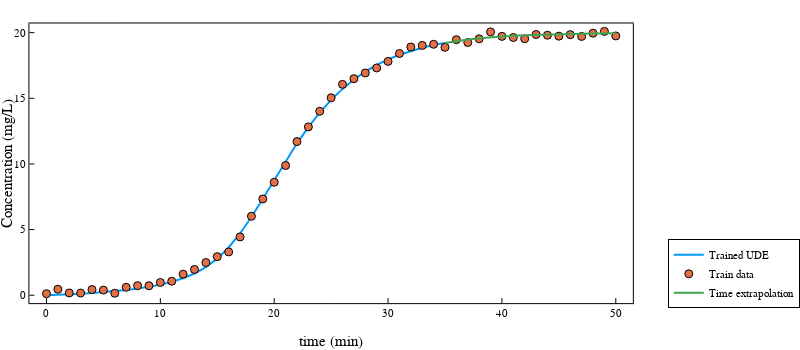

Here is the notebook cell this chart was saved with:
### Code cell
Cin = 20
plot(sol_ude.t[1:train_index], predict_full(res1.u, 1)[1:train_index], label = "Trained UDE", size = (800, 350))
scatter!(train_data[:, 1], train_data[:, 2], xlabel = "time (min)", 
    ylabel = "Concentration (mg/L)", label = "Train data",
legend=:outerbottomright)
plot!(train_data[train_index:end, 1], predict_full(res1.u, 1)[train_index:end], label = "Time extrapolation", size = (800, 350))

### Figure 1 — Plotly figure (JSON) as saved in the notebook; plotly's stock layout.template omitted (floating-point values rounded to 4 significant figures)
{"data": [{"colorbar": {"len": 0.9021, "title": "", "x": 0.9951, "y": 0.5377}, "legendgroup": "Trained UDE", "line": {"color": "rgba(0, 154, 250, 1.000)", "dash": "solid", "shape": "linear", "width": 2}, "mode": "lines", "name": "Trained UDE", "showlegend": true, "type": "scatter", "x": [0, 1, 2, 3, 4, 5, 6, 7, 8, 9, 10, 11, 12, 13, 14, 15, 16, 17, 18, 19, 20, 21, 22, 23, 24, 25, 26, 27, 28, 29, 30, 31, 32, 33, 34, 35], "xaxis": "x", "y": [0, 0.02073, 0.06213, 0.1096, 0.1645, 0.2285, 0.3039, 0.3939, 0.5026, 0.6361, 0.803, 1.015, 1.291, 1.654, 2.14, 2.789, 3.638, 4.703, 5.959, 7.348, 8.792, 10.22, 11.57, 12.81, 13.91, 14.88, 15.72, 16.43, 17.03, 17.54, 17.96, 18.32, 18.61, 18.85, 19.05, 19.22], "yaxis": "y"}, {"colorbar": {"len": 0.9021, "title": "", "x": 0.9951, "y": 0.5377}, "legendgroup": "Train data", "marker": {"color": "rgba(227, 111, 71, 1.000)", "line": {"color": "rgba(0, 0, 0, 1.000)", "width": 1}, "size": 8, "symbol": "circle"}, "mode": "markers", "name": "Train data", "showlegend": true, "type": "scatter", "x": [0, 1, 2, 3, 4, 5, 6, 7, 8, 9, 10, 11, 12, 13, 14, 15, 16, 17, 18, 19, 20, 21, 22, 23, 24, 25, 26, 27, 28, 29, 30, 31, 32, 33, 34, 35, 36, 37, 38, 39, 40, 41, 42, 43, 44, 45, 46, 47, 48, 49, 50], "xaxis": "x", "y": [0.1149, 0.4536, 0.1717, 0.1643, 0.4308, 0.3904, 0.1498, 0.605, 0.7288, 0.7208, 0.9726, 1.065, 1.606, 1.962, 2.488, 2.937, 3.3, 4.44, 6.015, 7.332, 8.601, 9.88, 11.7, 12.82, 14.01, 15.04, 16.06, 16.49, 16.93, 17.31, 17.81, 18.41, 18.91, 19.03, 19.11, 18.88, 19.46, 19.25, 19.53, 20.06, 19.71, 19.63, 19.54, 19.86, 19.8, 19.73, 19.85, 19.71, 19.96, 20.09, 19.75], "yaxis": "y"}, {"colorbar": {"len": 0.9021, "title": "", "x": 0.9951, "y": 0.5377}, "legendgroup": "Time extrapolation", "line": {"color": "rgba(62, 164, 78, 1.000)", "dash": "solid", "shape": "linear", "width": 2}, "mode": "lines", "name": "Time extrapolation", "showlegend": true, "type": "scatter", "x": [35, 36, 37, 38, 39, 40, 41, 42, 43, 44, 45, 46, 47, 48, 49, 50], "xaxis": "x", "y": [19.22, 19.36, 19.47, 19.56, 19.64, 19.7, 19.76, 19.8, 19.84, 19.86, 19.89, 19.91, 19.92, 19.94, 19.95, 19.96], "yaxis": "y"}], "layout": {"annotations": [], "height": 350, "legend": {"bgcolor": "rgba(255, 255, 255, 1.000)", "bordercolor": "rgba(0, 0, 0, 1.000)", "borderwidth": 1, "font": {"color": "rgba(0, 0, 0, 1.000)", "family": "Computer Modern", "size": 11}, "title": {"font": {"color": "rgba(0, 0, 0, 1.000)", "family": "Computer Modern", "size": 15}, "text": ""}, "tracegroupgap": 0, "traceorder": "normal", "x": 1.05, "xanchor": "lower", "y": 0.07, "yanchor": "right"}, "margin": {"b": 20, "l": 0, "r": 0, "t": 20}, "paper_bgcolor": "rgba(255, 255, 255, 1.000)", "plot_bgcolor": "rgba(255, 255, 255, 1.000)", "showlegend": true, "width": 800, "xaxis": {"anchor": "y", "domain": [0.04624, 0.9951], "gridcolor": "rgba(0, 0, 0, 0.100)", "gridwidth": 0.5, "linecolor": "rgba(0, 0, 0, 1.000)", "mirror": true, "range": [-1.5, 51.5], "showgrid": false, "showline": true, "showticklabels": true, "tickangle": 0, "tickcolor": "rgb(0, 0, 0)", "tickfont": {"color": "rgba(0, 0, 0, 1.000)", "family": "Computer Modern", "size": 11}, "tickmode": "array", "ticks": "inside", "ticktext": ["0", "10", "20", "30", "40", "50"], "tickvals": [0, 10, 20, 30, 40, 50], "title": "time (min)", "titlefont": {"color": "rgba(0, 0, 0, 1.000)", "family": "Computer Modern", "size": 15}, "type": "-", "visible": true, "zeroline": false, "zerolinecolor": "rgba(0, 0, 0, 1.000)"}, "yaxis": {"anchor": "x", "domain": [0.08665, 0.9888], "gridcolor": "rgba(0, 0, 0, 0.100)", "gridwidth": 0.5, "linecolor": "rgba(0, 0, 0, 1.000)", "mirror": true, "range": [-0.6028, 20.7], "showgrid": false, "showline": true, "showticklabels": true, "tickangle": 0, "tickcolor": "rgb(0, 0, 0)", "tickfont": {"color": "rgba(0, 0, 0, 1.000)", "family": "Computer Modern", "size": 11}, "tickmode": "array", "ticks": "inside", "ticktext": ["0", "5", "10", "15", "20"], "tickvals": [0, 5, 10, 15, 20], "title": "Concentration (mg/L)", "titlefont": {"color": "rgba(0, 0, 0, 1.000)", "family": "Computer Modern", "size": 15}, "type": "-", "visible": true, "zeroline": false, "zerolinecolor": "rgba(0, 0, 0, 1.000)"}}}
